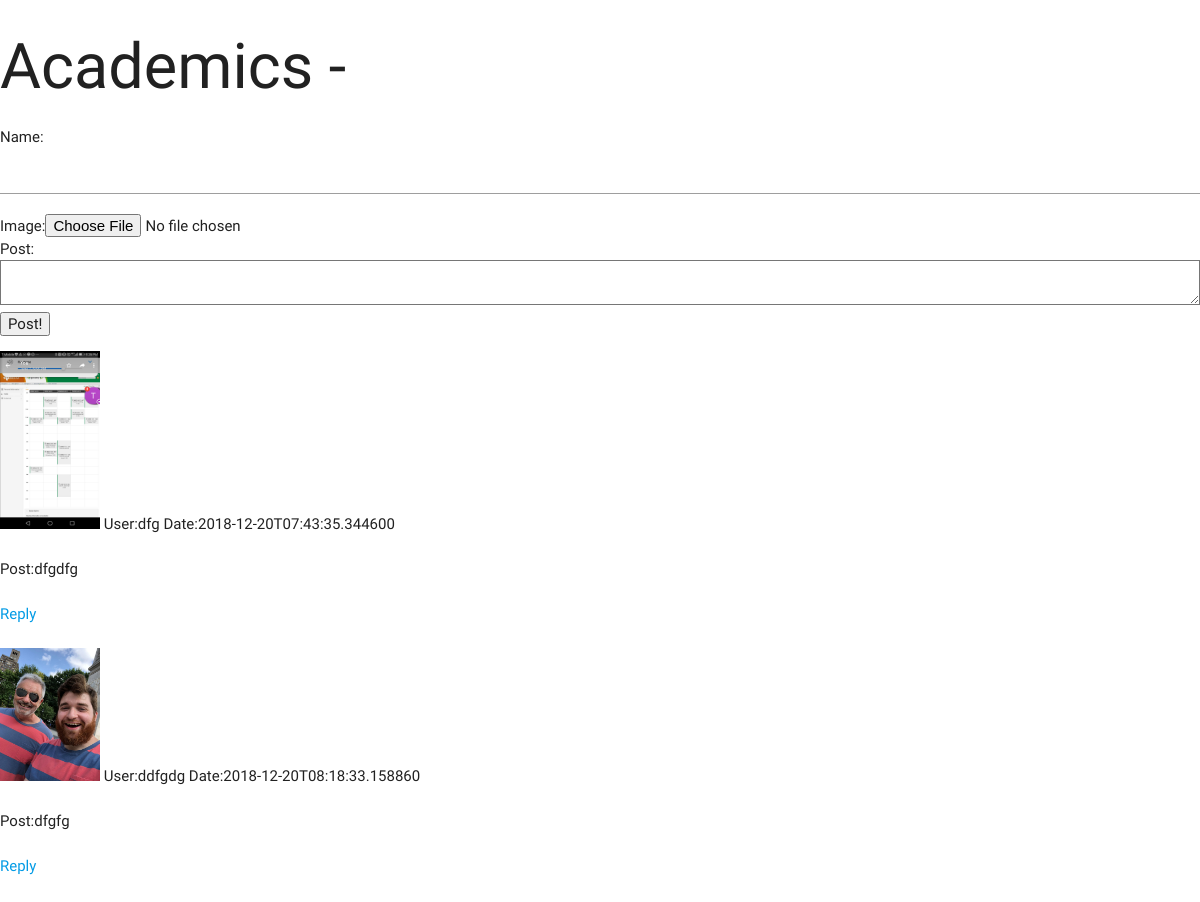
The app's page /b/Academics with its own data.
### tables this page shows
CREATE TABLE posts (
post_id integer PRIMARY KEY,
image_file text,
user text,
date text,
board text NOT NULL,
post_text
);

### server.py (the view)
@app.route('/b/<board>')
def board(board):
    posts = query_db('select * from posts where board = "{}"'.format(board))
    return render_template('board.html', posts=posts,board=board)

### server.py (called while the page is built)
def get_db():
    db = getattr(g, '_database', None)
    if db is None:
        db = g._database = sqlite3.connect(DATABASE)
    return db

def query_db(query, args=(), one=False):
    cur = get_db().execute(query, args)
    rv = cur.fetchall()
    cur.close()
    return (rv[0] if rv else None) if one else rv

### templates/board.html (shortened to what this page needs)
<!doctype html>
<head>
      <link type="text/css" rel="stylesheet" href="{{url_for('static',filename='materialize/css/materialize.min.css')}}"  media="screen,projection"/>
</head>
<body>
  <h1>{{board}} - {{board_desc}}</h1>
  <form method = "POST" action="/b/{{board}}/post" enctype=multipart/form-data>
    Name:<input type="text" name="name"/><br/>
    Image:<input type=file name="image"/><br/>
    Post:<textarea type="text" name="post_text"></textarea><br/>
    <input type="submit" value="Post!"/>
    </form>
  <ul>
  {% for post in posts %}
  <div>
    {% if post[1] %}
    <a href="{{url_for('static',filename='uploads/'+post[1])}}"><img style="width:100px;" src="{{url_for('static',filename='uploads/'+post[1])}}" /></a>
    {% endif %}
    User:{{post[2]}}
    Date:{{post[3]}}
    <br></br>
    Post:{{post[5]}}
    <br></br>
    <a href="/b/{{board}}/reply/{{post[0]}}">Reply</a>
    <br></br>
  </div>
  {% endfor %}
  </ul>
</body>

### records on screen
posts: image_file (picture), user "dfg", date "2018-12-20T07:43:35.344600", post_text "dfgdfg"
posts: image_file (picture), user "ddfgdg", date "2018-12-20T08:18:33.158860", post_text "dfgfg"

### other values on screen
{{ board }} "Academics"
